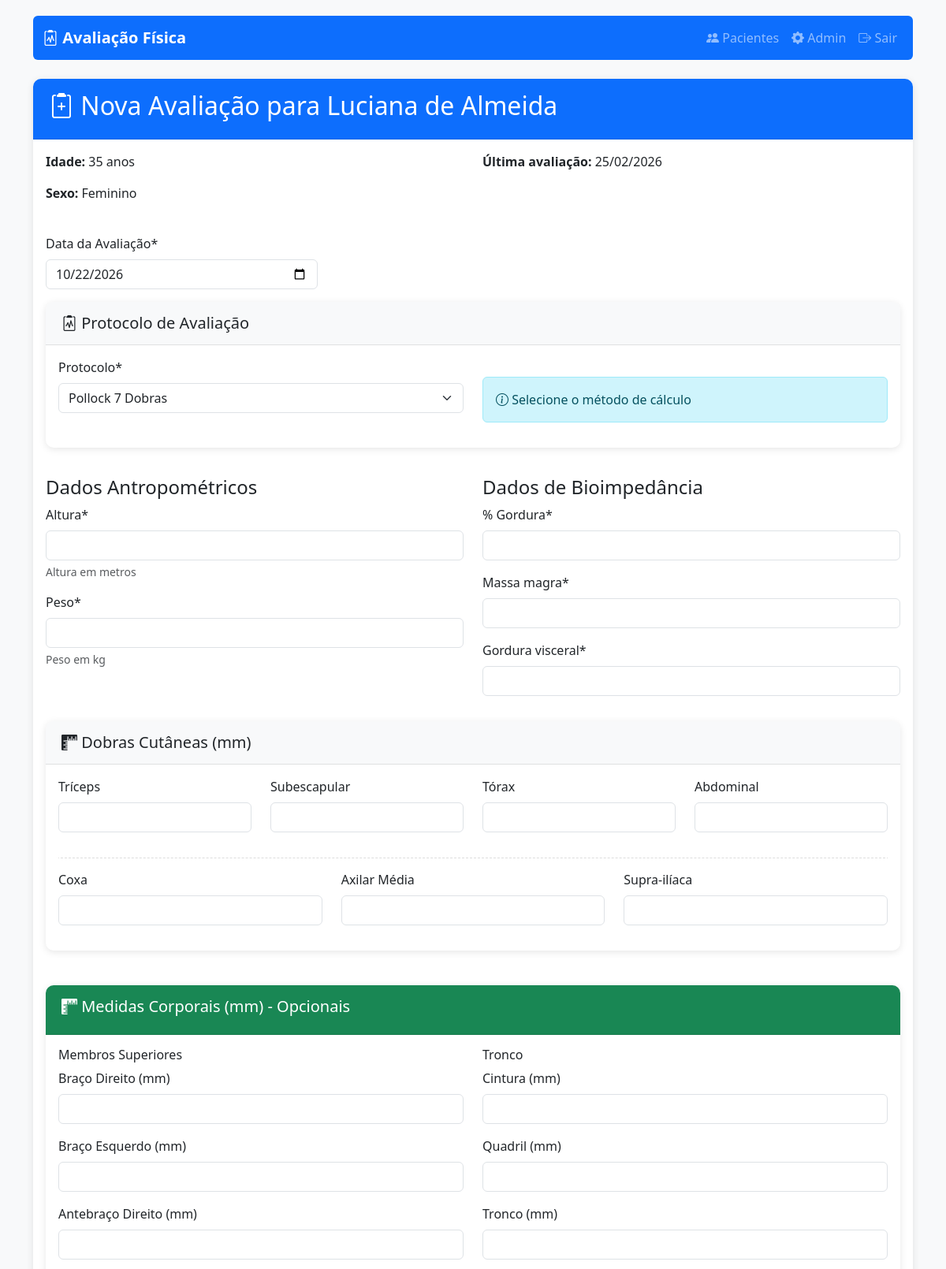
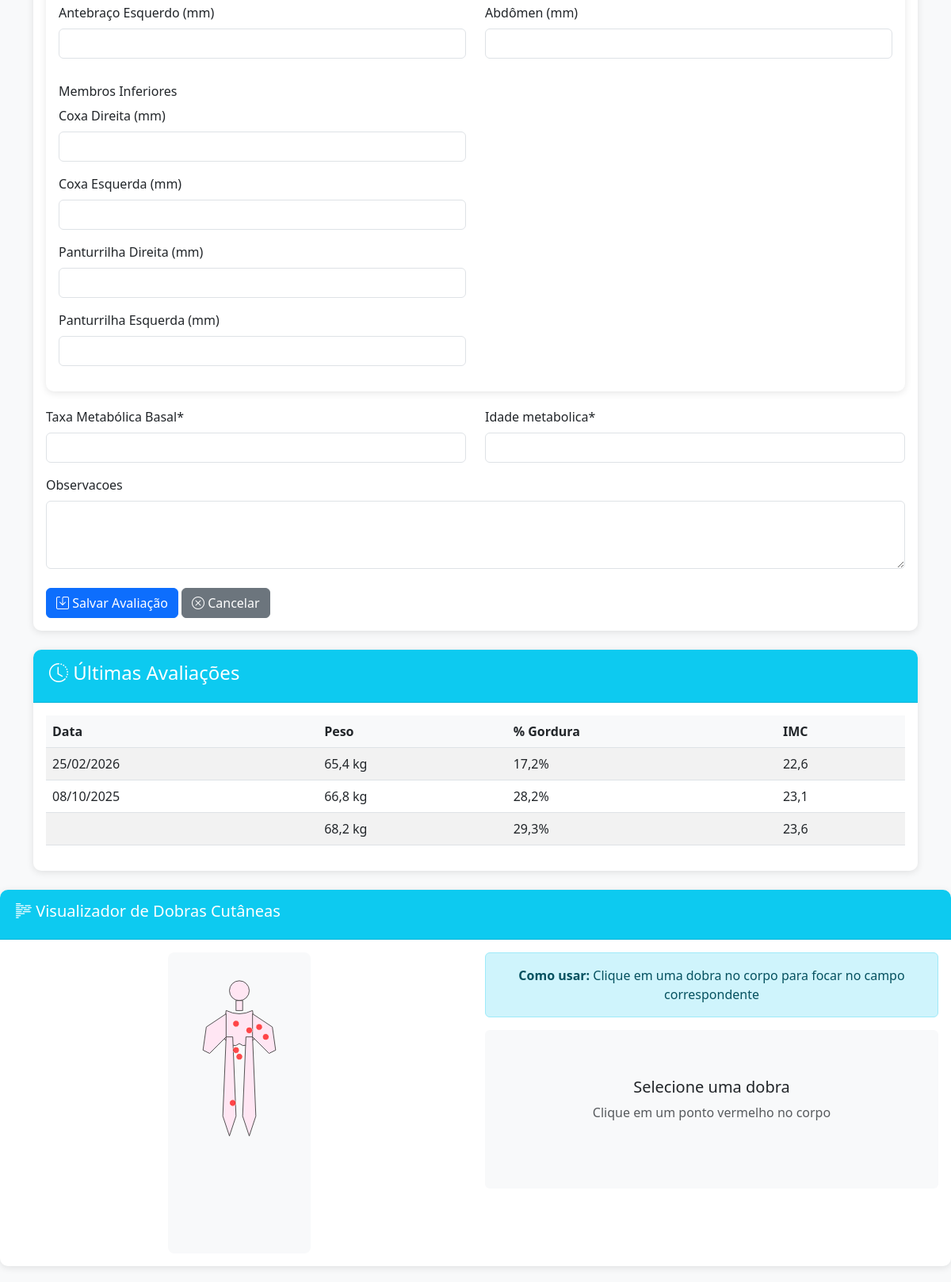
Screenshot of /pacientes/5/avaliacao/nova/ (signed in) with the database file from the repository (2 pictures, top to bottom).
### avaliacao/models.py (models this page shows, shortened)
class Paciente(models.Model):
    SEXO_CHOICES = [('M', 'Masculino'), ('F', 'Feminino')]
    nome = models.CharField(max_length=100)
    sexo = models.CharField(max_length=1, choices=SEXO_CHOICES)
    data_nascimento = models.DateField()
    telefone = models.CharField(max_length=15, blank=True)
    email = models.EmailField(blank=True)
    observacoes = models.TextField(blank=True)
    @property
    def idade(self):
        hoje = date.today()
        return hoje.year - self.data_nascimento.year - (
            (hoje.month, hoje.day) < (self.data_nascimento.month, self.data_nascimento.day)
        )

class Avaliacao(models.Model):
    PROTOCOLOS = [
        ('POLLOCK_7', 'Pollock 7 Dobras'),
        ('FALKNER_4', 'Falkner 4 Dobras'),
    ]
    protocolo = models.CharField(
        max_length=10,
        choices=PROTOCOLOS,
        default='POLLOCK_7'
    )
    paciente = models.ForeignKey(Paciente, on_delete=models.CASCADE, related_name='avaliacoes')
    data_avaliacao = models.DateField()  # Removido o 'default' (agora será obrigatório preencher)
    altura = models.FloatField(help_text="Altura em metros")
    peso = models.FloatField(help_text="Peso em kg")
    percentual_gordura = models.FloatField(verbose_name="% Gordura")
    massa_magra = models.FloatField()
    gordura_visceral = models.IntegerField()
    tmb = models.IntegerField(verbose_name="Taxa Metabólica Basal")
    idade_metabolica = models.IntegerField()
    observacoes = models.TextField(blank=True)
    torax = models.FloatField('Tórax', null=True, blank=True)
    triceps = models.FloatField('Tríceps', null=True, blank=True)
    abdominal = models.FloatField('Abdominal', null=True, blank=True)
    coxa = models.FloatField('Coxa', null=True, blank=True)
    axilar_media = models.FloatField('Axilar Média', null=True, blank=True)
    subescapular = models.FloatField('Subescapular', null=True, blank=True)
    suprailiaca = models.FloatField('Supra-ilíaca', null=True, blank=True)
    braco_direito = models.FloatField('Braço Direito (mm)', null=True, blank=True)
    braco_esquerdo = models.FloatField('Braço Esquerdo (mm)', null=True, blank=True)
    antebraco_direito = models.FloatField('Antebraço Direito (mm)', null=True, blank=True)
    antebraco_esquerdo = models.FloatField('Antebraço Esquerdo (mm)', null=True, blank=True)
    cintura = models.FloatField('Cintura (mm)', null=True, blank=True)
    quadril = models.FloatField('Quadril (mm)', null=True, blank=True)
    tronco = models.FloatField('Tronco (mm)', null=True, blank=True)
    abdomen = models.FloatField('Abdômen (mm)', null=True, blank=True)
    coxa_direita = models.FloatField('Coxa Direita (mm)', null=True, blank=True)
    coxa_esquerda = models.FloatField('Coxa Esquerda (mm)', null=True, blank=True)
    panturrilha_direita = models.FloatField('Panturrilha Direita (mm)', null=True, blank=True)
    panturrilha_esquerda = models.FloatField('Panturrilha Esquerda (mm)', null=True, blank=True)
    class Meta:
        ordering = ['-data_avaliacao']
    @property
    def imc(self):
        return self.peso / (self.altura ** 2)

### avaliacao/views.py (the view)
# urls.py: path('pacientes/<int:paciente_id>/avaliacao/nova/', views.nova_avaliacao, name='nova_avaliacao'),
@login_required
def nova_avaliacao(request, paciente_id):
    paciente = get_object_or_404(Paciente, pk=paciente_id)
    if request.method == 'POST':
        print("Dados recebidos:", request.POST)  # Debug: imprime os dados do formulário
        form = AvaliacaoForm(request.POST)
        if form.is_valid():
            avaliacao = form.save(commit=False)
            avaliacao.paciente = paciente
            if avaliacao.protocolo and any([
                avaliacao.triceps, avaliacao.subescapular,
                avaliacao.torax, avaliacao.abdominal,
                avaliacao.coxa, avaliacao.axilar_media,
                avaliacao.suprailiaca
            ]):
                soma_dobras = sum([
                    avaliacao.triceps or 0,
                    avaliacao.subescapular or 0,
                    avaliacao.torax or 0,
                    avaliacao.abdominal or 0,
                    avaliacao.coxa or 0,
                    avaliacao.axilar_media or 0,
                    avaliacao.suprailiaca or 0
                ])
                percentual, _ = calcular_gordura(
                soma_dobras if avaliacao.protocolo == 'POLLOCK_7' else (avaliacao.triceps + avaliacao.subescapular + avaliacao.torax + avaliacao.abdominal),
                paciente.idade,
                paciente.sexo,
                avaliacao.protocolo
                )
                avaliacao.percentual_gordura = percentual
            avaliacao.save()
            return redirect('avaliacao:historico_avaliacoes', paciente_id=paciente.id)
        else:
            print("Erros do formulário:", form.errors.as_json())  # Debug: imprime os erros do formulário
    else:
        form = AvaliacaoForm()
    return render(request, 'avaliacao/form_avaliacao.html', {
        'form': form,
        'paciente': paciente,
        'avaliacoes_anteriores': Avaliacao.objects.filter(paciente=paciente).order_by('-data_avaliacao')[:3],
        'titulo': f'Nova Avaliação - {paciente.nome}'
    })

### avaliacao/templates/avaliacao/form_avaliacao.html (shortened to what this page needs)
{% extends 'avaliacao/base.html' %}
{% load crispy_forms_tags %}
{% block content %}
<div class="card mb-4">
    <div class="card-header bg-primary text-white">
        <h2>
            <i class="bi bi-clipboard2-plus"></i>
            Nova Avaliação para {{ paciente.nome }}
        </h2>
    </div>
    <div class="card-body">
        <div class="row mb-4">
            <div class="col-md-6">
                <p><strong>Idade:</strong> {{ paciente.idade }} anos</p>
                <p><strong>Sexo:</strong> {{ paciente.get_sexo_display }}</p>
            </div>
            <div class="col-md-6">
                <p><strong>Última avaliação:</strong>
                   {% if avaliacoes_anteriores %}
                       {{ avaliacoes_anteriores.0.data_avaliacao|date:"d/m/Y" }}
                   {% else %}
                       Nenhuma avaliação anterior
                   {% endif %}
                </p>
            </div>
        </div>
        <form method="post">
            <div class="row mb-3">
                <div class="col-md-4">
                    <label for="id_data_avaliacao" class="form-label">Data da Avaliação*</label>
                    <input type="date"
                           name="data_avaliacao"
                           id="id_data_avaliacao"
                           class="form-control {% if form.data_avaliacao.errors %}is-invalid{% endif %}"
                           value="{{ form.data_avaliacao.value|date:'Y-m-d' }}"
                           required>
                </div>
            </div>
            <div class="row mb-3">
                <div class="col-md-12">
                    <div class="card">
                        <div class="card-header bg-light">
                            <h5 class="mb-0">
                                <i class="bi bi-clipboard2-pulse"></i> Protocolo de Avaliação
                            </h5>
                        </div>
                        <div class="card-body">
                            <div class="row">
                                <div class="col-md-6">
                                    {{ form.protocolo|as_crispy_field }}
                                </div>
                                <div class="col-md-6">
                                    <div class="alert alert-info mt-md-4">
                                        <i class="bi bi-info-circle"></i> Selecione o método de cálculo
                                    </div>
                                </div>
                            </div>
                        </div>
                    </div>
                </div>
            </div>
            <div class="row">
                <div class="col-md-6">
                    <h4>Dados Antropométricos</h4>
                    {{ form.altura|as_crispy_field }}
                    {{ form.peso|as_crispy_field }}
                </div>
                <div class="col-md-6">
                    <h4>Dados de Bioimpedância</h4>
                    {{ form.percentual_gordura|as_crispy_field }}
                    {{ form.massa_magra|as_crispy_field }}
                    {{ form.gordura_visceral|as_crispy_field }}
                </div>
            </div>
            <div class="row mt-3">
                <div class="col-md-12">
                    <div class="card">
                        <div class="card-header bg-light">
                            <h5 class="mb-0">
                                <i class="bi bi-rulers"></i> Dobras Cutâneas (mm)
                            </h5>
                        </div>
                        <div class="card-body">
                            <div class="row">
                                <div class="col-md-3">
                                    {{ form.triceps|as_crispy_field }}
                                </div>
                                <div class="col-md-3">
                                    {{ form.subescapular|as_crispy_field }}
                                </div>
                                <div class="col-md-3">
                                    {{ form.torax|as_crispy_field }}
                                </div>
                                <div class="col-md-3">
                                    {{ form.abdominal|as_crispy_field }}
                                </div>
                            </div>
                            <div id="pollock-extra-fields" style="display: none;">
                                <div class="row mt-3">
                                    <div class="col-md-4">
                                        {{ form.coxa|as_crispy_field }}
                                    </div>
                                    <div class="col-md-4">
                                        {{ form.axilar_media|as_crispy_field }}
                                    </div>
                                    <div class="col-md-4">
                                        {{ form.suprailiaca|as_crispy_field }}
                                    </div>
                                </div>
                            </div>
                        </div>
                    </div>
                </div>
            </div>
            <div class="card mt-4">
                <div class="card-header bg-success text-white">
                    <h5><i class="bi bi-rulers"></i> Medidas Corporais (mm) - Opcionais</h5>
                </div>
                <div class="card-body">
                    <div class="row">
                        <div class="col-md-6">
                            <h6>Membros Superiores</h6>
                            {{ form.braco_direito|as_crispy_field }}
                            {{ form.braco_esquerdo|as_crispy_field }}
                            {{ form.antebraco_direito|as_crispy_field }}
                            {{ form.antebraco_esquerdo|as_crispy_field }}
                        </div>
                        <div class="col-md-6">
                            <h6>Tronco</h6>
                            {{ form.cintura|as_crispy_field }}
                            {{ form.quadril|as_crispy_field }}
                            {{ form.tronco|as_crispy_field }}
                            {{ form.abdomen|as_crispy_field }}
                        </div>
                    </div>
                    <div class="row mt-3">
                        <div class="col-md-6">
                            <h6>Membros Inferiores</h6>
                            {{ form.coxa_direita|as_crispy_field }}
                            {{ form.coxa_esquerda|as_crispy_field }}
                            {{ form.panturrilha_direita|as_crispy_field }}
                            {{ form.panturrilha_esquerda|as_crispy_field }}
                        </div>
                    </div>
                </div>
            </div>
            <div class="row mt-3">
                <div class="col-md-6">
                    {{ form.tmb|as_crispy_field }}
                </div>
                <div class="col-md-6">
                    {{ form.idade_metabolica|as_crispy_field }}
                </div>
            </div>
            {{ form.observacoes|as_crispy_field }}
            <div class="mt-4">
                <button type="submit" class="btn btn-primary">
                    <i class="bi bi-save"></i> Salvar Avaliação
                </button>
                <a href="{% url 'avaliacao:lista_pacientes' %}" class="btn btn-secondary">
                    <i class="bi bi-x-circle"></i> Cancelar
                </a>
            </div>
        </form>
    </div>
</div>
{% if avaliacoes_anteriores %}
<div class="card">
    <div class="card-header bg-info text-white">
        <h4><i class="bi bi-clock-history"></i> Últimas Avaliações</h4>
    </div>
    <div class="card-body">
        <div class="table-responsive">
            <table class="table table-striped">
                <thead>
                    <tr>
                        <th>Data</th>
                        <th>Peso</th>
                        <th>% Gordura</th>
                        <th>IMC</th>
                    </tr>
                </thead>
                <tbody>
                    {% for av in avaliacoes_anteriores %}
                    <tr>
                        <td>{{ av.data_avaliacao|date:"d/m/Y" }}</td>
                        <td>{{ av.peso }} kg</td>
                        <td>{{ av.percentual_gordura }}%</td>
                        <td>{{ av.imc|floatformat:1 }}</td>
                    </tr>
                    {% endfor %}
                </tbody>
            </table>
        </div>
    </div>
</div>
{% endif %}
{% endblock %}
{% block extra_js %}
<div class="card mt-4">
    <div class="card-header bg-info text-white">
        <h5><i class="bi bi-body-text"></i> Visualizador de Dobras Cutâneas</h5>
    </div>
    <div class="card-body text-center">
        <div class="row">
            <div class="col-md-6">
                <svg id="body-female" width="180" height="400" viewBox="0 0 180 400"
                     style="display: {% if paciente.sexo == 'F' %}block{% else %}none{% endif %};">
                    <circle cx="90" cy="30" r="15" fill="#ffe6f3" stroke="#333"/>
                    <rect x="85" y="45" width="10" height="15" fill="#ffe6f3" stroke="#333"/>
                    <path d="M70,60 Q90,70 110,60 L115,100 Q100,120 90,110 Q80,120 65,100 Z" fill="#ffe6f3" stroke="#333"/>
                    <path d="M110,65 L140,85 L145,120 L135,125 L110,100 Z" fill="#ffe6f3" stroke="#333"/>
                    <path d="M70,65 L40,85 L35,120 L45,125 L70,100 Z" fill="#ffe6f3" stroke="#333"/>
                    <path d="M80,100 L85,220 L75,250 L65,220 L70,100 Z" fill="#ffe6f3" stroke="#333"/>
                    <path d="M100,100 L95,220 L105,250 L115,220 L110,100 Z" fill="#ffe6f3" stroke="#333"/>
                    <circle id="female-triceps" cx="130" cy="100" r="5" fill="red" opacity="0.7" data-dobra="triceps" style="cursor:pointer"/>
                    <circle id="female-subescapular" cx="85" cy="80" r="5" fill="red" opacity="0.7" data-dobra="subescapular" style="cursor:pointer"/>
                    <circle id="female-torax" cx="105" cy="90" r="5" fill="red" opacity="0.7" data-dobra="torax" style="cursor:pointer"/>
                    <circle id="female-abdominal" cx="90" cy="130" r="5" fill="red" opacity="0.7" data-dobra="abdominal" style="cursor:pointer"/>
                    <circle id="female-coxa" cx="80" cy="200" r="5" fill="red" opacity="0.7" data-dobra="coxa" style="cursor:pointer"/>
                    <circle id="female-axilar" cx="120" cy="85" r="5" fill="red" opacity="0.7" data-dobra="axilar_media" style="cursor:pointer"/>
                    <circle id="female-suprailiaca" cx="85" cy="120" r="5" fill="red" opacity="0.7" data-dobra="suprailiaca" style="cursor:pointer"/>
                </svg>
            </div>
            <div class="col-md-6">
                <div class="alert alert-info">
                    <strong>Como usar:</strong> Clique em uma dobra no corpo para focar no campo correspondente
                </div>
                <div id="dobra-info" class="mt-3 p-3 bg-light rounded">
                    <h5 id="dobra-nome" class="text-center">Selecione uma dobra</h5>
                    <p id="dobra-descricao" class="text-muted text-center">Clique em um ponto vermelho no corpo</p>
                </div>
            </div>
        </div>
    </div>
</div>
{% endblock %}

### rows the page displays
Paciente: nome "Luciana de Almeida", idade "35", sexo "Feminino"
Avaliacao: data_avaliacao "25/02/2026", peso "65,4", percentual_gordura "17,2", imc "22,6"
Avaliacao: data_avaliacao "08/10/2025", peso "66,8", percentual_gordura "28,2", imc "23,1"
Avaliacao: peso "68,2", percentual_gordura "29,3", imc "23,6"
